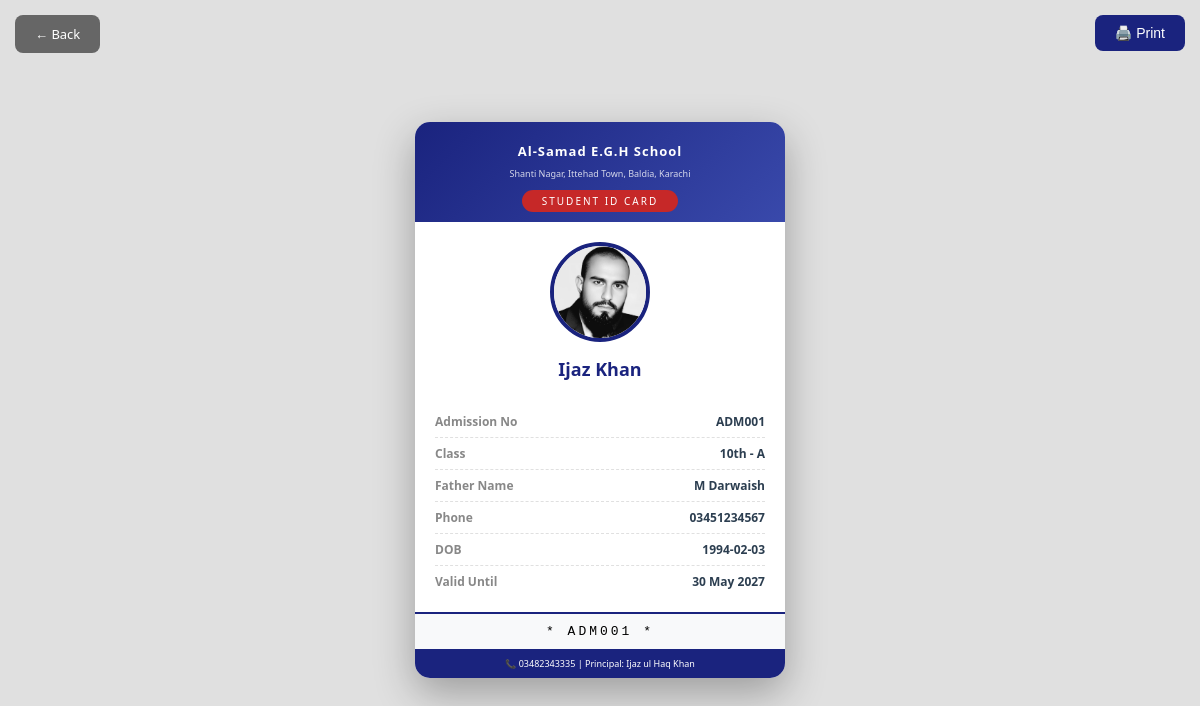
/modules/students/id-card.php?id=6 (signed in), run on the app's committed database.
### tables this page shows
CREATE TABLE `students` (
  `id` int(11) NOT NULL,
  `admission_no` varchar(20) NOT NULL,
  `first_name` varchar(50) NOT NULL,
  `last_name` varchar(50) DEFAULT NULL,
  `father_name` varchar(100) DEFAULT NULL,
  `mother_name` varchar(100) DEFAULT NULL,
  `dob` date DEFAULT NULL,
  `gender` enum('Male','Female','Other') DEFAULT NULL,
  `class` varchar(20) DEFAULT NULL,
  `section` varchar(10) DEFAULT NULL,
  `phone` varchar(20) DEFAULT NULL,
  `email` varchar(100) DEFAULT NULL,
  `address` text DEFAULT NULL,
  `photo` varchar(255) DEFAULT 'default.png',
  `admission_date` date DEFAULT NULL,
  `status` tinyint(4) DEFAULT 1,
  `created_at` timestamp NOT NULL DEFAULT current_timestamp()
);

### shared/config.php (called while the page is built, shortened)
<?php
function getPhotoUrl($photo, $type = 'student') {
    $default = BASE_URL . 'assets/uploads/photos/default.png';
    $path = PHOTO_DIR . $photo;
    return file_exists($path) ? BASE_URL . 'assets/uploads/photos/' . $photo : $default;
}
?>

### modules/students/id-card.php (the view, shortened to what this page needs)
<?php
require_once '../../shared/config.php';
$id = $_GET['id'] ?? 0;
$s = $conn->query("SELECT * FROM students WHERE id=$id")->fetch_assoc();
?>
<!DOCTYPE html>
<html>
<head>
</head>
<body>
<button class="print-btn" onclick="window.print()">🖨️ Print</button>
<a href="view.php?id=<?php echo $s['id']; ?>" class="back-btn">← Back</a>
<div class="id-card">
    <div class="card-header">
        <h3><?php echo SCHOOL_SHORT; ?></h3>
        <small><?php echo SCHOOL_ADDRESS; ?></small>
        <div class="card-badge">STUDENT ID CARD</div>
    </div>
    <div class="photo-section">
        <img src="<?php echo getPhotoUrl($s['photo']); ?>" class="student-photo" onerror="this.src='<?php echo BASE_URL; ?>assets/uploads/photos/default.png'">
        <div class="student-name"><?php echo $s['first_name'].' '.$s['last_name']; ?></div>
    </div>
    <div class="info-section">
        <div class="info-row"><span class="info-label">Admission No</span><span class="info-value"><?php echo $s['admission_no']; ?></span></div>
        <div class="info-row"><span class="info-label">Class</span><span class="info-value"><?php echo $s['class'].' - '.$s['section']; ?></span></div>
        <div class="info-row"><span class="info-label">Father Name</span><span class="info-value"><?php echo $s['father_name']; ?></span></div>
        <div class="info-row"><span class="info-label">Phone</span><span class="info-value"><?php echo $s['phone'] ?: 'N/A'; ?></span></div>
        <div class="info-row"><span class="info-label">DOB</span><span class="info-value"><?php echo $s['dob']; ?></span></div>
        <div class="info-row"><span class="info-label">Valid Until</span><span class="info-value"><?php echo date('d M Y', strtotime('+1 year')); ?></span></div>
    </div>
    <div class="barcode">* <?php echo $s['admission_no']; ?> *</div>
    <div class="footer">
        📞 <?php echo SCHOOL_PHONE; ?> | Principal: <?php echo PRINCIPAL_NAME; ?>
    </div>
</div>
</body>
</html>

### modules/students/id-card.php (style rules this page uses)
* { margin: 0; padding: 0; box-sizing: border-box; }
body { font-family: 'Segoe UI', Arial, sans-serif; background: #e0e0e0; display: flex; justify-content: center; align-items: center; min-height: 100vh; padding: 20px; }
.id-card { width: 370px; background: white; border-radius: 15px; overflow: hidden; box-shadow: 0 15px 40px rgba(0,0,0,0.3); }
.card-header { background: linear-gradient(135deg, #1a237e, #3949ab); padding: 20px 15px 10px; text-align: center; color: white; }
.card-header h3 { font-size: 13px; letter-spacing: 1px; }
.card-header small { font-size: 9px; opacity: 0.8; }
.card-badge { display: inline-block; background: #c62828; color: white; padding: 4px 20px; border-radius: 20px; font-size: 10px; letter-spacing: 2px; margin-top: 8px; }
.photo-section { text-align: center; padding: 20px; background: white; }
.student-photo { width: 100px; height: 100px; border-radius: 50%; border: 4px solid #1a237e; object-fit: cover; margin-bottom: 10px; }
.student-name { font-size: 18px; font-weight: bold; color: #1a237e; }
.info-section { padding: 5px 20px 15px; }
.info-row { display: flex; justify-content: space-between; padding: 7px 0; border-bottom: 1px dashed #e0e0e0; font-size: 12px; }
.info-row:last-child { border-bottom: none; }
.info-label { color: #888; font-weight: 600; }
.info-value { color: #2c3e50; font-weight: bold; }
.barcode { background: #f8f9fa; padding: 10px; text-align: center; font-family: 'Courier New', monospace; font-size: 13px; letter-spacing: 3px; border-top: 2px solid #1a237e; }
.footer { background: #1a237e; color: white; text-align: center; padding: 8px; font-size: 9px; }
.print-btn { position: fixed; top: 15px; right: 15px; background: #1a237e; color: white; border: none; padding: 10px 20px; border-radius: 8px; cursor: pointer; font-size: 14px; z-index: 1000; }
.back-btn { position: fixed; top: 15px; left: 15px; background: #666; color: white; border: none; padding: 10px 20px; border-radius: 8px; cursor: pointer; text-decoration: none; font-size: 13px; z-index: 1000; }

### data on the page
students: photo (picture), first_name "Ijaz", last_name "Khan", admission_no "ADM001", class "10th", section "A", father_name "M Darwaish", phone "03451234567", dob "1994-02-03"

### other printed values
SCHOOL_SHORT "Al-Samad E.G.H School"
SCHOOL_ADDRESS "Shanti Nagar, Ittehad Town, Baldia, Karachi"
SCHOOL_PHONE "03482343335"
PRINCIPAL_NAME "Ijaz ul Haq Khan"
